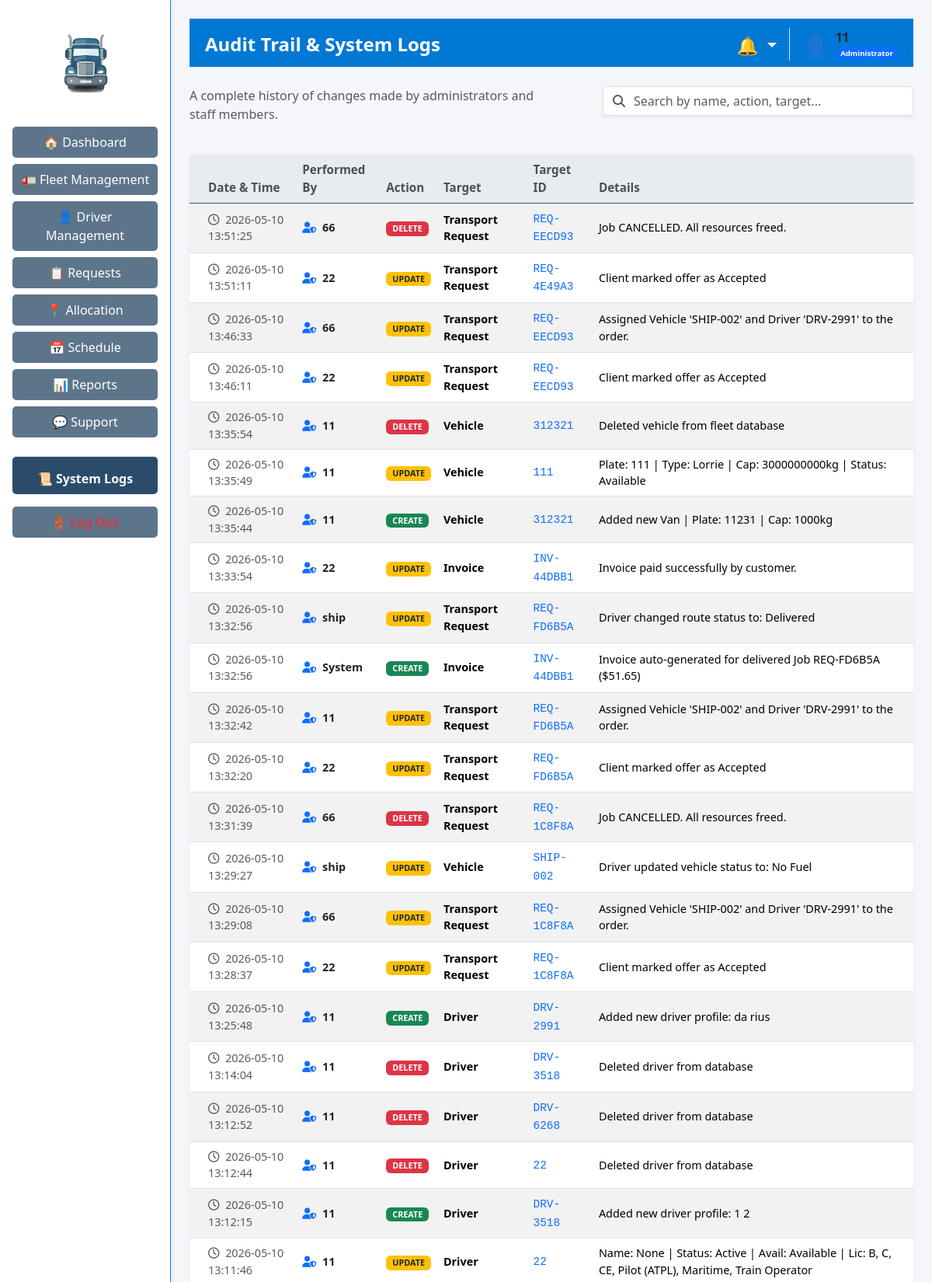
The app's page /system_logs (signed in, upper part) with its own data.
### tables this page shows
CREATE TABLE system_logs (
                    id INTEGER PRIMARY KEY AUTOINCREMENT,
                    action_type TEXT NOT NULL,    -- Ex: CREATE, UPDATE, DELETE
                    target_entity TEXT NOT NULL,  -- Ex: Driver, Request, Vehicle
                    target_id TEXT,               -- Ex: DRV-1234
                    performed_by TEXT NOT NULL,   -- Ex: Andrei (Administrator)
                    details TEXT,                 -- Ex: "Schimbat status din Pending în In Transit"
                    timestamp DATETIME DEFAULT (datetime('now', 'localtime'))
                );

### app/routes/log_routes.py (the view)
@log_bp.route('/system_logs')
def view_logs():
    if 'user_id' not in session or session.get('role') not in ['Administrator', 'Staff']:
        return redirect(url_for('auth.login'))
    logs_data = log_logic.get_logs_data()
    return render_template('admin/system_logs.html', logs=logs_data)

### app/controllers/log_controller.py (called while the page is built)
    def get_logs_data(self) -> List[Dict[str, Any]]:
        return self.model.get_all_logs()

### app/models/log_model.py (called while the page is built)
    def get_all_logs(self) -> List[Dict[str, Any]]:
        try:
            with sqlite3.connect(DB_PATH) as conn:
                conn.row_factory = sqlite3.Row
                cursor = conn.cursor()
                cursor.execute("SELECT * FROM system_logs ORDER BY timestamp DESC")
                return [dict(row) for row in cursor.fetchall()]
        except sqlite3.Error as e:
            logging.error(f"Eroare citire loguri: {e}")
            return []

### app/models/notification_model.py (called while the page is built)
    def get_unread_notifications(self, target1: str, target2: str = '') -> List[Dict[str, Any]]:
        try:
            with sqlite3.connect(DB_PATH) as conn:
                conn.row_factory = sqlite3.Row
                cursor = conn.execute(
                    "SELECT * FROM notifications WHERE target_role IN (?, ?, 'All') AND is_read = 0 ORDER BY timestamp DESC",
                    (str(target1).strip(), str(target2).strip())
                )
                return [dict(row) for row in cursor.fetchall()]
        except sqlite3.Error as e:
            logging.error(f"Error fetching notifications: {e}")
            return []

### app/templates/admin/system_logs.html (shortened to what this page needs)
{% extends "layouts/admin_layout.html" if session.get('role') == 'Administrator' else "layouts/staff_layout.html" %}
{% block page_header %}Audit Trail & System Logs{% endblock %}
{% block content %}
<div class="row mb-4">
    <div class="col-md-6">
        <p class="text-muted">A complete history of changes made by administrators and staff members.</p>
    </div>
    <div class="col-md-6 text-end">
        <div class="input-group shadow-sm custom-rounded" style="max-width: 400px; margin-left: auto;">
            <span class="input-group-text bg-white border-end-0"><i class="fa-solid fa-search text-muted"></i></span>
            <input type="text" id="logSearchInput" class="form-control border-start-0 ps-0" placeholder="Search by name, action, target...">
        </div>
    </div>
</div>
<div class="table-container shadow-sm border-0 custom-rounded">
    <table class="table table-striped table-hover custom-table mb-0 align-middle" id="logsTable">
        <thead class="table-dark">
            <tr>
                <th class="ps-4">Date & Time</th>
                <th>Performed By</th>
                <th>Action</th>
                <th>Target</th>
                <th>Target ID</th>
                <th>Details</th>
            </tr>
        </thead>
        <tbody>
            {% if logs|length == 0 %}
            <tr id="noLogsRow"><td colspan="6" class="text-center py-5 text-muted">No logs recorded yet.</td></tr>
            {% else %}
                {% for log in logs %}
                <tr class="log-item">
                    <td class="ps-4 text-muted small log-time" data-time="{{ log.timestamp }}">
                        <i class="fa-regular fa-clock me-1"></i> {{ log.timestamp }}
                    </td>
                    <td class="fw-bold text-dark">
                        <i class="fa-solid fa-user-shield me-1 text-primary"></i> {{ log.performed_by }}
                    </td>
                    <td>
                        <span class="badge bg-{{ 'success' if log.action_type == 'CREATE' else ('danger' if log.action_type == 'DELETE' else 'warning text-dark') }} px-2 py-1">
                            {{ log.action_type }}
                        </span>
                    </td>
                    <td class="fw-bold">{{ log.target_entity }}</td>
                    <td><span class="text-primary font-monospace">{{ log.target_id }}</span></td>
                    <td class="small">{{ log.details }}</td>
                </tr>
                {% endfor %}
            {% endif %}
        </tbody>
    </table>
</div>
{% endblock %}

### app/static/css/style.css (style rules this page uses)
body { margin: 0; padding: 0; font-family: 'Segoe UI', Tahoma, Geneva, Verdana, sans-serif; }
.table-container { background: white; border: 1px solid #ced4da; border-radius: 4px; }
.custom-table th { background-color: #e9ecef; color: #495057; font-weight: 600; font-size: 0.95rem; }
.custom-table td { font-size: 0.9rem; vertical-align: middle; }

### records on screen
system_logs: timestamp "2026-05-10 13:51:25", performed_by "66", action_type "DELETE", target_entity "Transport Request", target_id "REQ-EECD93", details "Job CANCELLED. All resources freed."
system_logs: timestamp "2026-05-10 13:51:11", performed_by "22", action_type "UPDATE", target_entity "Transport Request", target_id "REQ-4E49A3", details "Client marked offer as Accepted"
system_logs: timestamp "2026-05-10 13:46:33", performed_by "66", action_type "UPDATE", target_entity "Transport Request", target_id "REQ-EECD93", details "Assigned Vehicle 'SHIP-002' and Driver 'DRV-2991' to the order."
system_logs: timestamp "2026-05-10 13:46:11", performed_by "22", action_type "UPDATE", target_entity "Transport Request", target_id "REQ-EECD93", details "Client marked offer as Accepted"
system_logs: timestamp "2026-05-10 13:35:54", performed_by "11", action_type "DELETE", target_entity "Vehicle", target_id "312321", details "Deleted vehicle from fleet database"
system_logs: timestamp "2026-05-10 13:35:49", performed_by "11", action_type "UPDATE", target_entity "Vehicle", target_id "111", details "Plate: 111 | Type: Lorrie | Cap: 3000000000kg | Status: Available"
system_logs: timestamp "2026-05-10 13:35:44", performed_by "11", action_type "CREATE", target_entity "Vehicle", target_id "312321", details "Added new Van | Plate: 11231 | Cap: 1000kg"
system_logs: timestamp "2026-05-10 13:33:54", performed_by "22", action_type "UPDATE", target_entity "Invoice", target_id "INV-44DBB1", details "Invoice paid successfully by customer."
system_logs: timestamp "2026-05-10 13:32:56", performed_by "ship", action_type "UPDATE", target_entity "Transport Request", target_id "REQ-FD6B5A", details "Driver changed route status to: Delivered"
system_logs: timestamp "2026-05-10 13:32:56", performed_by "System", action_type "CREATE", target_entity "Invoice", target_id "INV-44DBB1", details "Invoice auto-generated for delivered Job REQ-FD6B5A ($51.65)"
system_logs: timestamp "2026-05-10 13:32:42", performed_by "11", action_type "UPDATE", target_entity "Transport Request", target_id "REQ-FD6B5A", details "Assigned Vehicle 'SHIP-002' and Driver 'DRV-2991' to the order."
system_logs: timestamp "2026-05-10 13:32:20", performed_by "22", action_type "UPDATE", target_entity "Transport Request", target_id "REQ-FD6B5A", details "Client marked offer as Accepted"
system_logs: timestamp "2026-05-10 13:31:39", performed_by "66", action_type "DELETE", target_entity "Transport Request", target_id "REQ-1C8F8A", details "Job CANCELLED. All resources freed."
system_logs: timestamp "2026-05-10 13:29:27", performed_by "ship", action_type "UPDATE", target_entity "Vehicle", target_id "SHIP-002", details "Driver updated vehicle status to: No Fuel"
system_logs: timestamp "2026-05-10 13:29:08", performed_by "66", action_type "UPDATE", target_entity "Transport Request", target_id "REQ-1C8F8A", details "Assigned Vehicle 'SHIP-002' and Driver 'DRV-2991' to the order."
system_logs: timestamp "2026-05-10 13:28:37", performed_by "22", action_type "UPDATE", target_entity "Transport Request", target_id "REQ-1C8F8A", details "Client marked offer as Accepted"
system_logs: timestamp "2026-05-10 13:25:48", performed_by "11", action_type "CREATE", target_entity "Driver", target_id "DRV-2991", details "Added new driver profile: da rius"
system_logs: timestamp "2026-05-10 13:14:04", performed_by "11", action_type "DELETE", target_entity "Driver", target_id "DRV-3518", details "Deleted driver from database"
system_logs: timestamp "2026-05-10 13:12:52", performed_by "11", action_type "DELETE", target_entity "Driver", target_id "DRV-6268", details "Deleted driver from database"
system_logs: timestamp "2026-05-10 13:12:44", performed_by "11", action_type "DELETE", target_entity "Driver", target_id "22", details "Deleted driver from database"
system_logs: timestamp "2026-05-10 13:12:15", performed_by "11", action_type "CREATE", target_entity "Driver", target_id "DRV-3518", details "Added new driver profile: 1 2"
system_logs: timestamp "2026-05-10 13:11:46", performed_by "11", action_type "UPDATE", target_entity "Driver", target_id "22", details "Name: None | Status: Active | Avail: Available | Lic: B, C, CE, Pilot (ATPL), Maritime, Train Operator"

### other values on screen
{{ session.get('username', 'Admin') }} "11"
